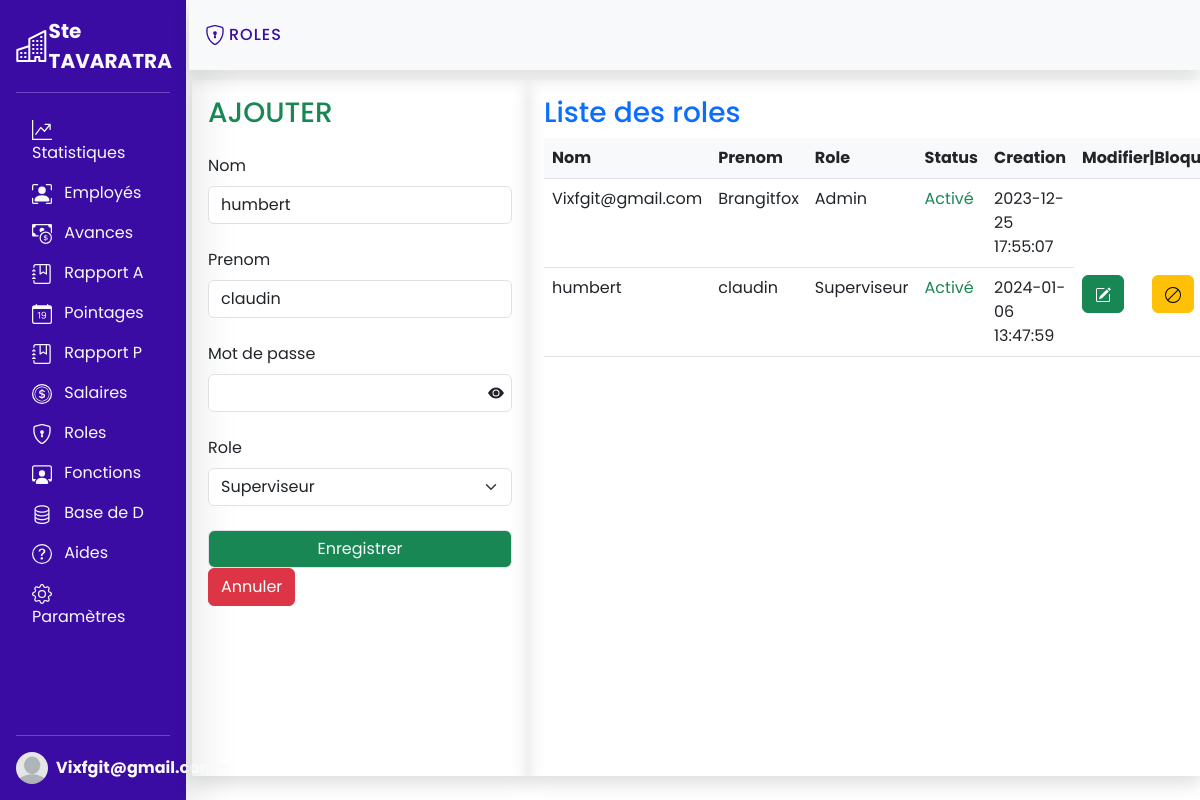
The page /php/pages/roles.php?id=20 (signed in) on the database its author committed.
### tables this page shows
CREATE TABLE `roles` (
  `id` int(11) NOT NULL AUTO_INCREMENT,
  `name` varchar(50) NOT NULL,
  `firstname` varchar(50) NOT NULL,
  `password` varchar(255) NOT NULL,
  `role_name` varchar(50) NOT NULL,
  `status` varchar(50) NOT NULL,
  `date` timestamp NOT NULL DEFAULT CURRENT_TIMESTAMP ON UPDATE CURRENT_TIMESTAMP,
  PRIMARY KEY (`id`)
);

### php/class/Workers.php (called while the page is built, shortened)
<?php
class Workers
{
    private $host = '127.0.0.1';
    private $db = 'tavaratra';
    private $user = 'root';
    private $pdo = null;
    public function connect()
    {
        return new PDO('mysql:host=' . $this->host . ';dbname=' . $this->db . ';', $this->user, '');
    }
    public function getPdo()
    {
        if ($this->pdo == null) {
            $this->pdo = $this->connect();
        }
        return $this->pdo;
    }
}

### php/class/Roles.php (called while the page is built, shortened)
<?php
class Roles extends Workers
{
    public function listOfRole()
    {
        $query = parent::getPdo()
            ->query('SELECT * FROM roles');
        $query->execute();
        return $query->fetchAll();
    }
    public function getRoleInfo()
    {
        $query = parent::getPdo()
            ->prepare('SELECT * FROM roles WHERE id = ?');
        $query->execute([$this->getRoleId()]);
        return $query->fetch();
    }
    private function getRoleId()
    {
        if (isset($_GET['id'])) {
            return $_GET['id'];
        }
    }
}

### php/pages/roles.php (the view, shortened to what this page needs)
<?php
require '../class/Workers.php';
require '../class/Roles.php';
$roles = new Roles();
$roles->newRole();
$roles->changeRole();
?>
<!DOCTYPE html>
<html lang="en">
<head>
    <link rel="stylesheet" href="../../assets/css/bootstrap.min.css">
</head>
<body>
    <?php include '../sections/navbars.php' ?>
    <div class="plaque shadow d-flex align-items-center justify-content-left bg-light   p-3 " >
                <h5 class="fs-6 mt-2  c ls">ROLES</h5>
            </div>
            <?php if($_SESSION['user']['role_name'] != 'Utilisateur'):?>
            <div class="container">
                <div class="row">
                        <div class="col-4  shadow p-3">
                            <form method="post">
                                <h3 class="text-left text-success">AJOUTER</h3>
                                <div class="mt-4 mb-1">
                                    <label for="nom" class="form-label">Nom</label>
                                    <input type="text" class="form-control" id="nom" name="nom" value="<?=empty($roles->getRoleInfo())?'': $roles->getRoleInfo()['name']?>" required>
                                </div>
                                <div class="mt-4 mb-1">
                                    <label for="prenom" class="form-label">Prenom</label>
                                    <input type="text" class="form-control" id="prenom" name="prenom" value="<?=empty($roles->getRoleInfo())?'': $roles->getRoleInfo()['firstname']?>">
                                </div>
                                <div class="mt-4 mb-1" id="pass">
                                <svg class="look" xmlns="http://www.w3.org/2000/svg" width="16" height="16" fill="currentColor" class="bi bi-eye-fill" viewBox="0 0 16 16">
                                <path d="M10.5 8a2.5 2.5 0 1 1-5 0 2.5 2.5 0 0 1 5 0"/>
                                <path d="M0 8s3-5.5 8-5.5S16 8 16 8s-3 5.5-8 5.5S0 8 0 8m8 3.5a3.5 3.5 0 1 0 0-7 3.5 3.5 0 0 0 0 7"/>
                                </svg>
                                    <label for="password" class="form-label">Mot de passe</label>
                                    <input type="password" class="form-control" id="password" name="password" <?= empty($_GET['id'])?'required':'';?>>
                                </div>
                                <div class="mt-4 mb-1">
                                    <label for="role" class="form-label">Role</label>
                                    <select name="roles" id="role" class="form-select">
                                        <option value="Superviseur" <?php if(!empty($roles->getRoleInfo()) && $roles->getRoleInfo()['role_name']=='Superviseur'){echo 'selected';}?>>Superviseur</option>
                                    </select>
                                </div>
                                <div class="mt-4 mb-1">
                                    <?php if($_SESSION['user']['role_name'] != 'Utilisateur'):?>
                                    <input type="submit" value="Enregistrer" class="form-control bg-success text-light">
                                    <?php endif ?>
                                    <?php if($roles->getRoleInfo()):?>
                                        <a href="roles.php" class="btn btn-danger">Annuler</a>
                                        <?php endif ?>
                                </div>
                            </form>
                        </div>
                        <div class="col-8  shadow p-3">
                            <h3 class="text-primary">Liste des roles</h3>
                            <table class="table">
                                <thead class="bg-light">
                                    <tr>
                                        <th>Nom</th>
                                        <th>Prenom</th>
                                        <th>Role</th>
                                        <th>Status</th>
                                        <th>Creation</th>
                                        <th>Modifier|Bloquer|Supprimer</th>
                                    </tr>
                                </thead>
                                <tbody>
                                    <?php foreach($roles->ListOfRole() as $role):?>
                                    <tr>
                                        <td><?=$role['name']?></td>
                                        <td><?=$role['firstname']?></td>
                                        <td><?=$role['role_name']?></td>
                                        <?php if($role['status'] == 'Activé'):?>
                                        <td class="text-success"><?=$role['status']?></td>
                                        <?php else :?>
                                        <td class="text-danger"><?=$role['status']?></td>
                                        <?php endif?>
                                        <td><?=$role['date']?></td>
                                        <?php if($_SESSION['user']['role_name'] == 'Admin' || $_SESSION['user']['role_name']=='Superviseur'):?>
                                            <?php if($role['role_name'] != 'Admin' && $role['role_name'] != $_SESSION['user']['role_name']):?>
                                        <td><a href="roles.php?id=<?=$role['id']?>"  class="btn btn-success me-4 ">
                                        </a>
                                        <?php if($role['status']=='Bloqué'):?>
                                        <a href="deblocRole.php?id=<?=$role['id']?>" title="Debloqué" onclick="return confirm('Vous voulez vraiment bloquer ce role ?')" class="btn btn-secondary me-4">
                                            <svg xmlns="http://www.w3.org/2000/svg" width="16" height="16" fill="currentColor" class="bi bi-ban" viewBox="0 0 16 16">
                                            <path d="M15 8a6.973 6.973 0 0 0-1.71-4.584l-9.874 9.875A7 7 0 0 0 15 8M2.71 12.584l9.874-9.875a7 7 0 0 0-9.874 9.874ZM16 8A8 8 0 1 1 0 8a8 8 0 0 1 16 0"/>
                                            </svg>
                                        </a>
                                        <?php else :?>
                                            <a href="blockRole.php?id=<?=$role['id']?>" title="Bloqué" onclick="return confirm('Vous voulez vraiment bloquer ce role ?')" class="btn btn-warning me-4">
                                            <svg xmlns="http://www.w3.org/2000/svg" width="16" height="16" fill="currentColor" class="bi bi-ban" viewBox="0 0 16 16">
                                            <path d="M15 8a6.973 6.973 0 0 0-1.71-4.584l-9.874 9.875A7 7 0 0 0 15 8M2.71 12.584l9.874-9.875a7 7 0 0 0-9.874 9.874ZM16 8A8 8 0 1 1 0 8a8 8 0 0 1 16 0"/>
                                            </svg>
                                        </a>
                                        <?php endif ?>
                                        <?php endif?>
                                        <?php endif ?>
                                        </td>
                                    </tr>
                                    <?php endforeach ?>
                                </tbody>
                            </table>
                        </div>
                </div>
            </div>
            <?php else :?>
                <h5 class="text-center text-danger a">Vous n'avez pas acces !!</h5>
                <img class="bloquer" src="../../assets/imgs/téléchargement.png" alt="">
        <?php endif ?>
</body>
</html>

### php/sections/font.php (style rules this page uses)
* { font-family: 'Poppins', sans-serif; }

### php/pages/roles.php (style rules this page uses)
.plaque { width: 84.25%; height: 8.7vh; position: absolute; top: 0; right: 0; font-family: 'Poppins', sans-serif; }
.c { color: #3A0CA3; }
.ls { letter-spacing: 1px; }
.container { width: 84%; height: 89vh; position: absolute; top: 5rem; right: 0; }
.row { height: 87vh; }
.col-8 { height: 87vh; overflow: auto; }
#pass { position: relative; }
#pass svg { position: absolute; right: .5rem; top: 2.7rem; }
thead { position: sticky; top: 0; }

### rows shown on the page
roles: nom "humbert", prenom "claudin", roles "Superviseur", name "humbert", firstname "claudin", role_name "Superviseur", status "Activé", date "2024-01-06 13:47:59"
roles: name "Vixfgit@gmail.com", firstname "Brangitfox", role_name "Admin", status "Activé", date "2023-12-25 17:55:07"

### other values the page prints
$_SESSION['user']['name'] "Vixfgit@gmail.com"
